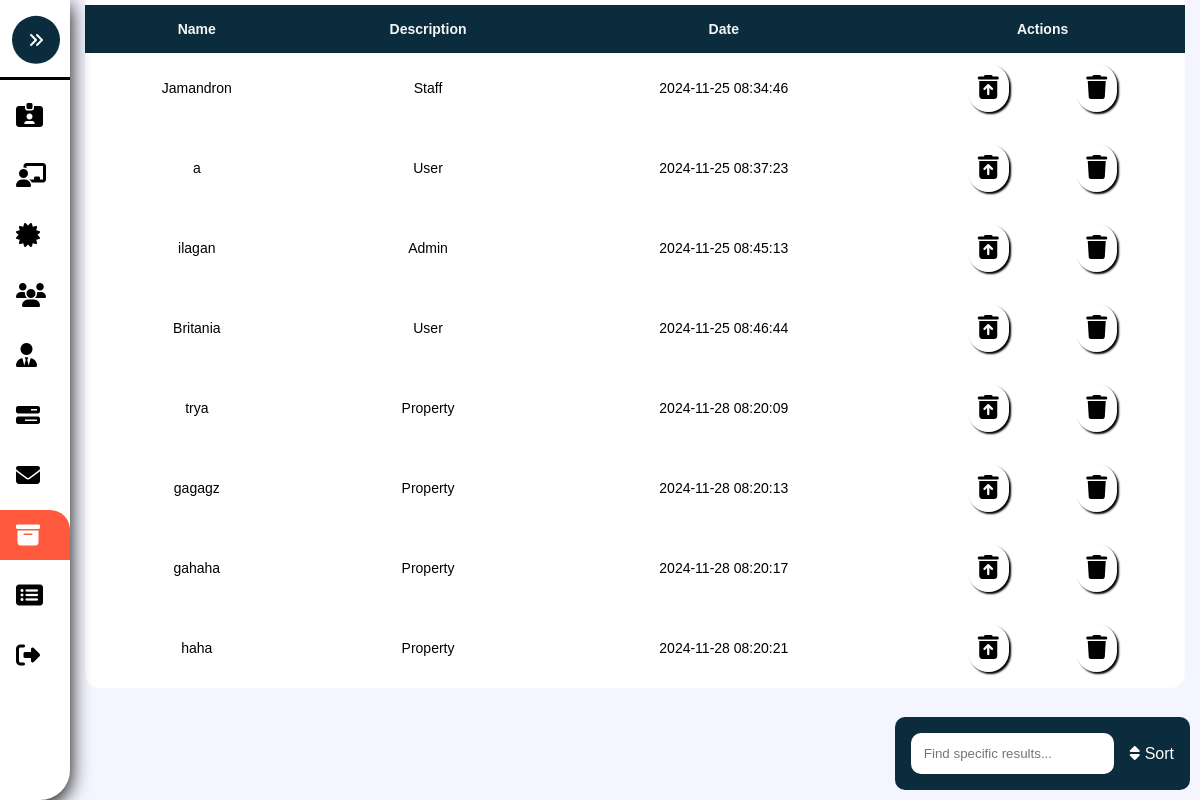
/Admin-Archieve.php, run on the app's committed database.
### tables this page shows
CREATE TABLE `archive` (
  `ArchiveID` int(8) NOT NULL,
  `Name` varchar(255) NOT NULL,
  `Description` varchar(255) NOT NULL,
  `Lastname` varchar(255) NOT NULL,
  `Firstname` varchar(255) NOT NULL,
  `Email` varchar(255) NOT NULL,
  `Phone` varchar(255) NOT NULL,
  `Address` varchar(255) NOT NULL,
  `Password` varchar(255) NOT NULL,
  `Date` timestamp NOT NULL DEFAULT current_timestamp(),
  `Property` varchar(255) NOT NULL,
  `Script` varchar(255) NOT NULL,
  `Price` varchar(255) NOT NULL,
  `Bedrooms` int(7) NOT NULL,
  `Bathrooms` int(7) NOT NULL,
  `Lot` varchar(255) NOT NULL,
  `Block` varchar(255) NOT NULL,
  `Phase` varchar(255) NOT NULL,
  `Area_sqft` varchar(255) NOT NULL,
  `Virtual` varchar(255) NOT NULL,
  `Status` varchar(255) NOT NULL,
  `IExterior` longblob NOT NULL,
  `IBedroom` longblob NOT NULL,
  `IBathroom` longblob NOT NULL,
  `IAttic` longblob NOT NULL,
  `IDining` longblob NOT NULL,
  `Role` varchar(255) NOT NULL
);

### Admin-Archieve.php (the view, shortened to what this page needs)
<?php
	include './Assets/Php/Connection.php';
?>
<!DOCTYPE html>
<html>
<head>
	<link rel="stylesheet" type="text/css" href="./Assets/Css/Admin.css?v=<?php echo time(); ?>">
  <link rel="stylesheet" href="https://cdn.jsdelivr.net/npm/sweetalert2@11/dist/sweetalert2.min.css">
</head>
<body>
	<nav class="sidebar close" id="sidebar">
		<header>
			<figure class="image-container">
			</figure>
			<button class="toggle">
				<i class="fa-solid fa-angles-right"></i>
			</button>
		</header>
		<div class="menu-bar">
			<div class="menu">
				<ul class="menu-links">
					<li class="nav-link">
						<a href="./Admin-Account.php" >
							<i class="fa-solid fa-id-card-clip"></i>
						</a>
					</li>
					<li class="nav-link">
						<a href="./Admin-Pending.php">
							<i class="fa-solid fa-chalkboard-user"></i>
						</a>
					</li>
						<li class="nav-link">
							<a href="./Admin-Client.php">
								<i class="fa-solid fa-certificate"></i>
							</a>
						</li>
					<li class="nav-link">
						<a href="./Admin-Users.php" class="dashboard-list-item " >
							<i class="fa-solid fa-users"></i>
						</a>
					</li>
					<li class="nav-link">
						<a href="./Admin-Management.php" class="dashboard-list-item ">
							<i class="fa-solid fa-user-tie"></i>
						</a>
					</li>
					<li class="nav-link">
						<a href="./Admin-Properties.php" class="dashboard-list-item ">
							<i class="fa-solid fa-bars-progress"></i>
						</a>
					</li>
					<li class="nav-link">
						<a href="Admin-Message.php" class="dashboard-list-item">
							<i class="fa-solid fa-envelope"></i>
						</a>
					</li>
					<li class="nav-link">
						<a href="./Admin-Archieve.php" class="dashboard-list-item active">
							<i class="fa-solid fa-box-archive"></i>
						</a>
					</li>
					<li class="nav-link">
						<a href="Admin-SoldProperties.php" class="dashboard-list-item">
							<i class="fa-solid fa-rectangle-list"></i>
						</a>
					</li>
					<li class="nav-link">
						<a href="./Assets/Php/Logout.php" class="dashboard-list-item">
							<i class="fa-solid fa-right-from-bracket"></i>
						</a>
					</li>
				</ul>
			</div>
		</div>
	</nav>
	<main class="main">
		<section class="Table-section" id="Table-Section">
			<div class="container">
				<table class="table" id="table">
					<tr>
						<th>Name</th>
						<th>Description</th>
						<th>Date</th>
						<th class="action-center">Actions</th>
					</tr>
				<?php
						if (isset($_POST['Sort-btn'])) {
							$Sortlist = $_POST['Sort-Option'];
							if($Sortlist == "Admin"){
								$sql = "SELECT * FROM archive WHERE Description = 'Admin' ";
							}elseif($Sortlist == "User"){
								$sql = "SELECT * FROM archive WHERE Description = 'User' ";
							}elseif($Sortlist == "Pending"){
								$sql = "SELECT * FROM archive WHERE Description = 'Pending' ";
								if(!$sql){
									echo "not found";
								}
							}elseif($Sortlist == "Property"){
								$sql = "SELECT * FROM archive WHERE Description = 'Property' ";
							}else{
								$sql = "SELECT * FROM archive ORDER BY Description ASC";
							}
						} else {
						    $sql = "SELECT * FROM archive ";
						}
						$rs = mysqli_query($conn, $sql);
						if ($rs) {
						    while ($row = mysqli_fetch_assoc($rs)) {
						        $ArchiveID = $row['ArchiveID'];
						        $Name = $row['Name'];
						        $Description = $row['Description'];
						        $Date = $row['Date'];
						        echo "
						        <tr>
						            <td>".$Name."</td>
						            <td>".$Description."</td>
						            <td>".$Date."</td>
						            <td class='td-action'>
						            	<a href = './Assets/Php/Admin.php?restoreid=".$ArchiveID."&value=".$Description." ' class='custom-tooltip restore' data-title='Restore'>
						            	<i class='fa-solid fa-trash-can-arrow-up'></i>
						            	</a>
						                <a href='./Assets/Php/Admin.php?deleteid=".$ArchiveID."' class='custom-tooltip delete-message' data-title='Delete'>
						                <i class='fa-solid fa-trash' ></i>
						                </a>
						            </td>
						        </tr>
						        ";
						    }
						} else {
						    echo "<tr><td colspan='4'>No ".$sortOption." found</td></tr>";
						}
				?>
				</table>
			</div>
		</section>
		<form method="POST">
			<div class="float-diagram">
				<div class="form-items">
					<input type="search" list="Options" name="Sort-Option" placeholder="Find specific results...">
				</div>
				<button type="submit" name="Sort-btn" ><i class="fa-solid fa-sort"></i> Sort </button>
			</div>
		</form>
	</main>
</body>
</html>

### Assets/Css/Admin.css (style rules this page uses)
:root { --dark-jungle-green: hsl(188, 63%, 7%); --prussian-blue: hsl(200, 69%, 14%); --raisin-black-1: hsl(227, 29%, 13%); --raisin-black-2: hsl(229, 17%, 19%); --yellow-green: hsl(89, 72%, 85%); --orange-soda: hsl(9,100%, 62%); --cultured-1: hsl(0, 0%, 93%); --cultured-2:hsl(192, 24%, 96%); --misty-rose: hsl(210, 100%, 97%); --alice-blue: hsl(8, 100%, 97%); --seashell: hsl(8,100%, 97%); --cadet: hsl(0, 0%, 100%); --white: hsl(0,0%, 100%); --black:hsl(0,0%,0%); --opal: hsl(180, 20%, 62%); --head-foot-bg-amaresa: rgba(255, 255, 255, 0.66); --header-bg-amaresa-shadow:0 4px 30px rgba(0, 0, 0, 0.1); --footer-bg-amaresa-shadow:0 -4px 30px rgba(0, 0, 0, 0.1); --amaresa-box-shadow: 2px 2px 2px black; --amaresa-bg:#f0f0f0; --body-color: #F4F5FF; --sidebar-color: #FFF; --sidebar-text-color: #707070; --sidebar-toggle-color: #DDD; --ff-numito-sans:"Nunito Sans", sans-serif; --ff-poppins:"Poppins", sans-serif; --fs-1: 1.875rem; --fs-2: 1.5rem; --fs-3: 1.375rem; --fs-4: 1.125rem; --fs-5: 0.875rem; --fs-6: 0.813rem; --fs-7: 0.75rem; --fw-500: 500; --fw-600: 600; --fw-700: 700; --transition:0.25s ease; --section-spacing: 100px; --shadow-1: 0 5px 20px hsla(219, 56%, 21%, 0.1); --shadow-1: 0 16px 32px hsla(188, 63%, 63%, 0.1); }
*, *::before, *::after { padding: 0; margin: 0; box-sizing: border-box; }
li { list-style: none; }
a { text-decoration: none; }
a, img, span, button, i { display: block; }
button { border:none; outline: none; background: none; font: inherit; text-align: left; cursor: pointer; }
i { pointer-events: none; }
html { font-family: var(--ff-numito-sans); scroll-behavior: smooth; }
body { background: var(--body-color); overflow-x: hidden; }
.container { padding-inline:15px; }
button, a { transition: var(--transition); }
.sidebar { position: fixed; top: 0; left: 0; box-shadow: 2px 2px 15px var(--orange-soda); border-bottom-right-radius: 30px; width: 250px; height: 100vh; background: var(--sidebar-color); transition: .5s ease; z-index: 100; }
.sidebar.close { width: 70px; box-shadow: 0 5px 20px black; }
.sidebar.close .toggle { transform: translate(-50%,-40%); background: var(--prussian-blue); }
.sidebar figure { border-bottom: 3px solid black; position: relative; }
.sidebar header { position: relative; }
.sidebar header .toggle { position: absolute; top: 30%; right:-20%; cursor: pointer; padding: 1rem; background: var(--orange-soda); color: var(--white); border-radius: 100%; display: flex; justify-content: center; align-items: center; transform: rotate(180deg) translate(40%); }
.sidebar .nav-link a { height: 50px; margin-top: 10px; display: flex; justify-content: left; align-items: center; color: black; transition:var(--transition); }
.sidebar .nav-link i { margin-inline: 1rem; font-size: var(--fs-2); }
.sidebar .nav-link .active { color: white; background: var(--orange-soda); border-top-right-radius: 20px; }
.main { position: relative; height: 100vh; left: 250px; width: calc(100% - 250px); transition: .5s ease; }
.sidebar.close ~ .main { left: 70px; width: calc(100% - 70px); }
.Table-section { max-height: 99vh; overflow-x: hidden; position: relative; }
.td-action { position: relative; transition: .3s ease; display: flex; align-items: center; gap: 1rem; justify-content: space-evenly; }
.td-action a { font-size: var(--fs-2); padding: 10px; background: var(--white); box-shadow: var(--amaresa-box-shadow); border-radius: 26px; color: black; }
.float-diagram { position: absolute; right: 10px; bottom: 10px; background: var(--prussian-blue); font-size: 1rem; border-radius: 10px ; color: white; padding: 1rem; display: flex; justify-content: center; align-items: center; gap: 1rem; }
.float-diagram button { color: white; display: flex; gap: 5px; justify-content: center; }
.float-diagram > .form-items input { padding: 0.8rem; border-radius: 10px; outline: none; border:none; }
.form-items { display: flex; gap: 1rem; width: 100%; align-items: center; justify-content: center; }
.custom-tooltip { position: relative; display: inline-block; cursor: pointer; }

### data on the page
archive: Name "Jamandron", Description "Staff", Date "2024-11-25 08:34:46"
archive: Name "a", Description "User", Date "2024-11-25 08:37:23"
archive: Name "ilagan", Description "Admin", Date "2024-11-25 08:45:13"
archive: Name "Britania", Description "User", Date "2024-11-25 08:46:44"
archive: Name "trya", Description "Property", Date "2024-11-28 08:20:09"
archive: Name "gagagz", Description "Property", Date "2024-11-28 08:20:13"
archive: Name "gahaha", Description "Property", Date "2024-11-28 08:20:17"
archive: Name "haha", Description "Property", Date "2024-11-28 08:20:21"
